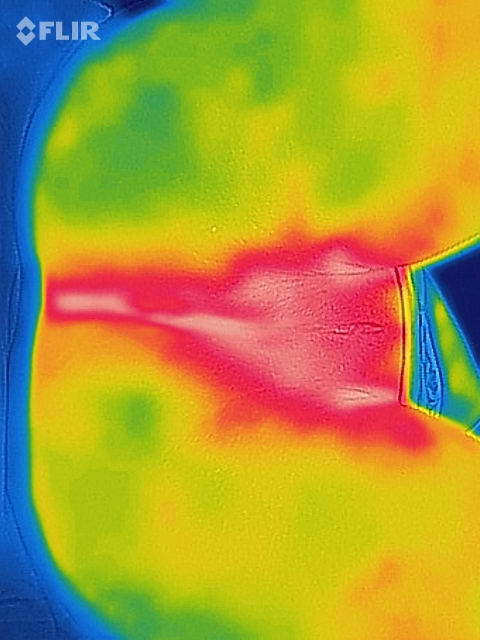
#> input picture code/teste2.jpeg, 480 x 640 px
$ python termo2.py
#> lines starting #> are read from the running program, lines starting #| are printed output that depends on the picture; after the words box and inside, x2 and y2 are one past the last pixel; in counts of white or black regions, pixels touching at a corner belong together
import cv2
import numpy as np

verde=0
vermelho=0
azul=0
amarelo=0
ciano =0
magenta=0
preto=0
preto2=0
branco=0

total=0
imagem = cv2.imread('teste2.jpeg', 1)
#> imagem is the input picture: shape (640, 480, 3); mean B, G, R 55.6, 153.8, 171.5
imagemHSV = cv2.cvtColor(imagem, cv2.COLOR_BGR2HSV)
#> imagemHSV: shape (640, 480, 3); mean H, S, V 57.5, 216.9, 205.8

#VERMELHO
lowVermelho = np.array([0,128,128])
upVermelho = np.array([15, 255, 255])

lowVermelho2 = np.array([345,128,128])
upVermelho2 = np.array([359, 255, 255])

maskVermelho =  cv2.inRange(imagemHSV, lowVermelho, upVermelho)
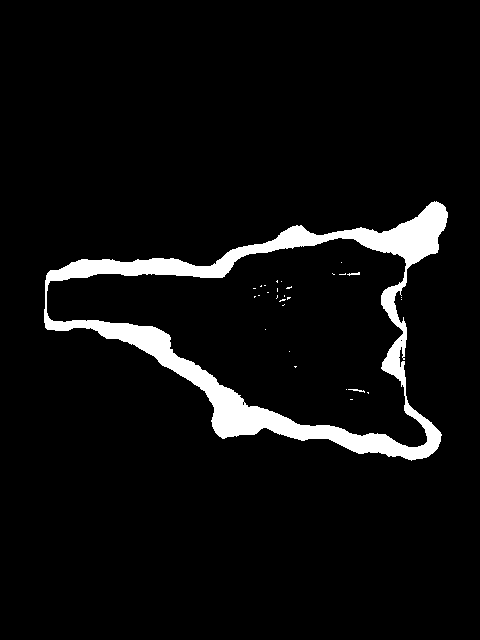
#> maskVermelho: shape (640, 480); 5.6% white; 29 white regions (26 under 20 px), largest, box (x1, y1, x2, y2) and area: (44, 201, 448, 461) 17085, (348, 389, 365, 393) 27, (347, 272, 360, 276) 26
maskVermelho2 =  cv2.inRange(imagemHSV, lowVermelho2, upVermelho2)
#> maskVermelho2: shape (640, 480); every value is 0
outputVermelho= cv2.bitwise_and(imagemHSV, imagem, mask = maskVermelho + maskVermelho2)
#> outputVermelho: shape (640, 480, 3); mean H, S, V 0.2, 4.2, 13.3

cv2.imshow("Vermelho", np.hstack([imagem, outputVermelho]))
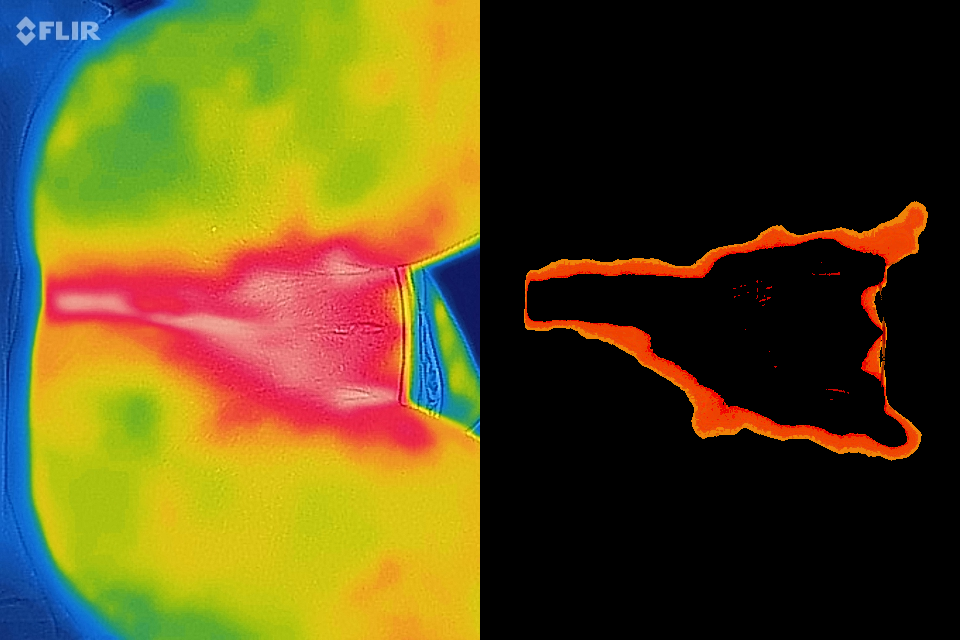
#> window 'Vermelho': shape (640, 960, 3); mean B, G, R 27.9, 79, 92.4

for y in range(0, outputVermelho.shape[0], 1):
    for x in range(0, outputVermelho.shape[1], 1):
        (h, s, v) = outputVermelho[y, x]
        posicao=outputVermelho[y, x]

        if (v==0):
            preto=preto+1
#> after the loop, preto = 289973


vermelho = total - preto
#> vermelho = -289973
#AMARELO
lowAmarelo = np.array([45,0,0])
upAmarelo = np.array([65, 255, 255])

maskAmarelo =  cv2.inRange(imagemHSV, lowAmarelo, upAmarelo)
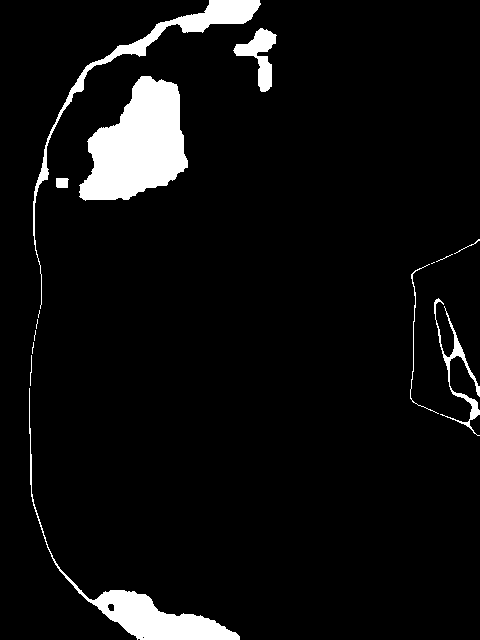
#> maskAmarelo: shape (640, 480); 6.1% white; 15 white regions (6 under 20 px), largest, box (x1, y1, x2, y2) and area: (79, 76, 188, 201) 8688, (29, 388, 240, 640) 4235, (33, 0, 261, 309) 3282
outputAmarelo= cv2.bitwise_and(imagem, imagemHSV, mask = maskAmarelo)
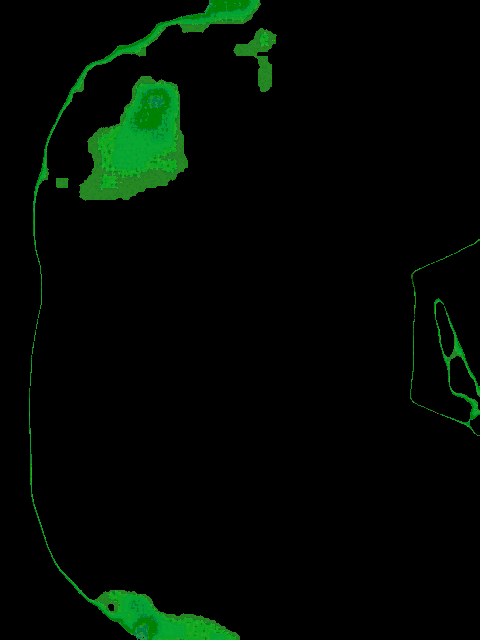
#> outputAmarelo: shape (640, 480, 3); mean B, G, R 2.3, 9, 1.1

cv2.imshow("imagens2", np.hstack([imagem, outputAmarelo]))
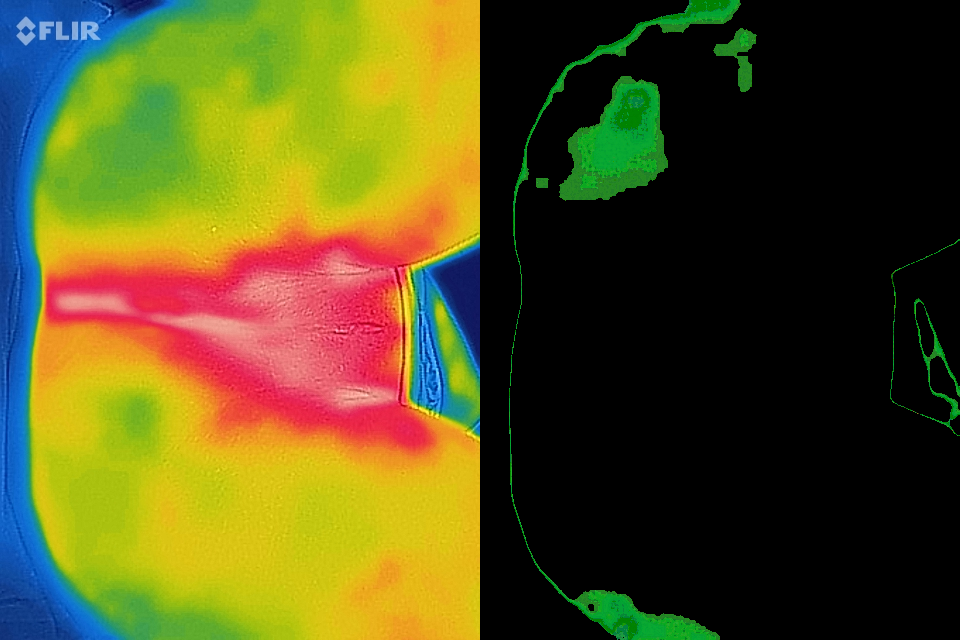
#> window 'imagens2': shape (640, 960, 3); mean B, G, R 28.9, 81.4, 86.3

for y in range(0, outputAmarelo.shape[0], 1):
    for x in range(0, outputAmarelo.shape[1], 1):
        (h, s, v) = outputAmarelo[y, x]
        posicao=outputAmarelo[y, x]

        if (v==0):
            preto2=preto2+1
#> after the loop, preto2 = 290905

total=imagem.shape[1] * imagem.shape[0]
#> total = 307200

print("Total {}" .format(imagem.shape[1] * imagem.shape[0]))
#| Total 307200
amarelo=total-preto2
#> amarelo = 16295
print("Vermelho: {}\nAmarelo: {}".format(vermelho, amarelo))
#| Vermelho: -289973
#| Amarelo: 16295
print("Canais: {}".format(imagem.shape[2]))
#| Canais: 3

cv2.waitKey(0)

cv2.destroyAllWindows()
